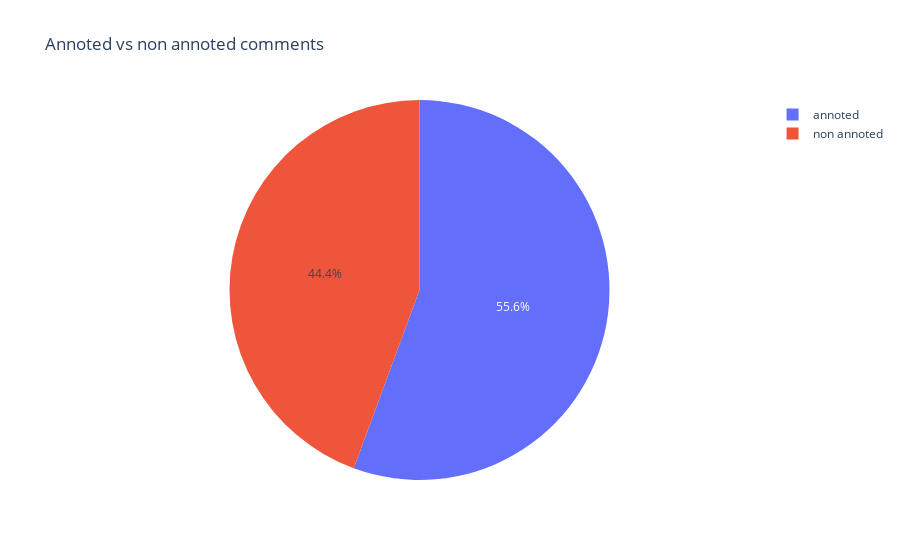

Notebook source saved alongside this figure:
### Code cell
#plot a camembert for annotated and non annotated comments
annoted = df[df['human_annotation'] ==  True].shape[0]
non_annoted = df[df['human_annotation'] == False].shape[0]

px.pie(names=['annoted', 'non annoted'], values=[annoted, non_annoted], title='Annoted vs non annoted comments')

### Figure 1 — Plotly figure (JSON) as saved in the notebook; plotly's stock layout.template omitted (floating-point values rounded to 4 significant figures)
{"data": [{"domain": {"x": [0, 1], "y": [0, 1]}, "hovertemplate": "label=%{label}<br>value=%{value}<extra></extra>", "labels": ["annoted", "non annoted"], "legendgroup": "", "name": "", "showlegend": true, "type": "pie", "values": [5654, 4511]}], "layout": {"legend": {"tracegroupgap": 0}, "title": {"text": "Annoted vs non annoted comments"}}}
